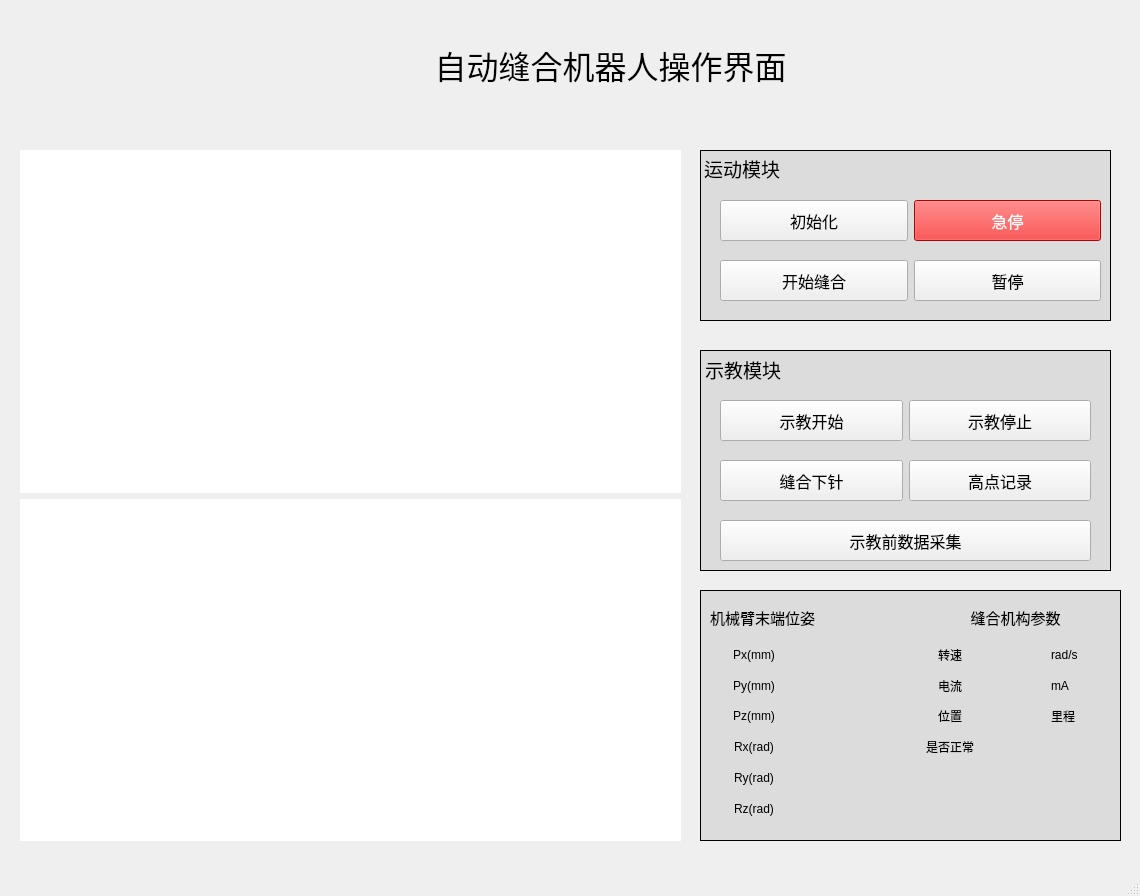
<?xml version="1.0" encoding="UTF-8"?>
<ui version="4.0">
 <class>MainWindow</class>
 <widget class="QMainWindow" name="MainWindow">
  <property name="geometry">
   <rect>
    <x>0</x>
    <y>0</y>
    <width>1140</width>
    <height>896</height>
   </rect>
  </property>
  <property name="sizePolicy">
   <sizepolicy hsizetype="Expanding" vsizetype="Expanding">
    <horstretch>0</horstretch>
    <verstretch>0</verstretch>
   </sizepolicy>
  </property>
  <property name="windowTitle">
   <string>MainWindow</string>
  </property>
  <widget class="QWidget" name="centralwidget">
   <widget class="QLabel" name="label_4">
    <property name="geometry">
     <rect>
      <x>20</x>
      <y>30</y>
      <width>1181</width>
      <height>71</height>
     </rect>
    </property>
    <property name="sizePolicy">
     <sizepolicy hsizetype="Expanding" vsizetype="Expanding">
      <horstretch>0</horstretch>
      <verstretch>0</verstretch>
     </sizepolicy>
    </property>
    <property name="font">
     <font>
      <pointsize>24</pointsize>
     </font>
    </property>
    <property name="text">
     <string>自动缝合机器人操作界面</string>
    </property>
    <property name="textFormat">
     <enum>Qt::RichText</enum>
    </property>
    <property name="alignment">
     <set>Qt::AlignCenter</set>
    </property>
   </widget>
   <widget class="QWidget" name="horizontalLayoutWidget_2">
    <property name="geometry">
     <rect>
      <x>720</x>
      <y>200</y>
      <width>381</width>
      <height>41</height>
     </rect>
    </property>
    <layout class="QHBoxLayout" name="horizontalLayout_2">
     <item>
      <widget class="QPushButton" name="pushButton_5">
       <property name="sizePolicy">
        <sizepolicy hsizetype="Minimum" vsizetype="Preferred">
         <horstretch>0</horstretch>
         <verstretch>0</verstretch>
        </sizepolicy>
       </property>
       <property name="baseSize">
        <size>
         <width>0</width>
         <height>9</height>
        </size>
       </property>
       <property name="font">
        <font>
         <family>Adobe Devanagari</family>
         <pointsize>12</pointsize>
        </font>
       </property>
       <property name="text">
        <string>初始化</string>
       </property>
      </widget>
     </item>
     <item>
      <widget class="QPushButton" name="pushButton_3">
       <property name="sizePolicy">
        <sizepolicy hsizetype="Minimum" vsizetype="Preferred">
         <horstretch>0</horstretch>
         <verstretch>0</verstretch>
        </sizepolicy>
       </property>
       <property name="font">
        <font>
         <family>Adobe Devanagari</family>
         <pointsize>12</pointsize>
        </font>
       </property>
       <property name="styleSheet">
        <string notr="true">color: rgb(255, 255, 255);
background-color: rgb(255, 0, 0);</string>
       </property>
       <property name="text">
        <string>急停</string>
       </property>
      </widget>
     </item>
    </layout>
   </widget>
   <widget class="QWidget" name="horizontalLayoutWidget_4">
    <property name="geometry">
     <rect>
      <x>720</x>
      <y>460</y>
      <width>371</width>
      <height>41</height>
     </rect>
    </property>
    <layout class="QHBoxLayout" name="horizontalLayout_4">
     <item>
      <widget class="QPushButton" name="pushButton_6">
       <property name="sizePolicy">
        <sizepolicy hsizetype="Minimum" vsizetype="Preferred">
         <horstretch>0</horstretch>
         <verstretch>0</verstretch>
        </sizepolicy>
       </property>
       <property name="font">
        <font>
         <family>Adobe Devanagari</family>
         <pointsize>12</pointsize>
        </font>
       </property>
       <property name="text">
        <string>缝合下针</string>
       </property>
      </widget>
     </item>
     <item>
      <widget class="QPushButton" name="pushButton_14">
       <property name="sizePolicy">
        <sizepolicy hsizetype="Minimum" vsizetype="Preferred">
         <horstretch>0</horstretch>
         <verstretch>0</verstretch>
        </sizepolicy>
       </property>
       <property name="font">
        <font>
         <family>Adobe Devanagari</family>
         <pointsize>12</pointsize>
        </font>
       </property>
       <property name="text">
        <string>高点记录</string>
       </property>
      </widget>
     </item>
    </layout>
   </widget>
   <widget class="QWidget" name="verticalLayoutWidget">
    <property name="geometry">
     <rect>
      <x>20</x>
      <y>150</y>
      <width>661</width>
      <height>691</height>
     </rect>
    </property>
    <layout class="QVBoxLayout" name="verticalLayout">
     <item>
      <widget class="QLabel" name="label_img">
       <property name="enabled">
        <bool>true</bool>
       </property>
       <property name="autoFillBackground">
        <bool>false</bool>
       </property>
       <property name="styleSheet">
        <string notr="true">background-color: rgb(255, 255, 255);</string>
       </property>
       <property name="text">
        <string>&lt;html&gt;&lt;head/&gt;&lt;body&gt;&lt;p align=&quot;center&quot;&gt;&lt;br/&gt;&lt;/p&gt;&lt;/body&gt;&lt;/html&gt;</string>
       </property>
       <property name="textFormat">
        <enum>Qt::MarkdownText</enum>
       </property>
      </widget>
     </item>
     <item>
      <widget class="QLabel" name="label_suturePoint">
       <property name="styleSheet">
        <string notr="true">background-color: rgb(255, 255, 255);</string>
       </property>
       <property name="text">
        <string>&lt;html&gt;&lt;head/&gt;&lt;body&gt;&lt;p align=&quot;center&quot;&gt;&lt;br/&gt;&lt;/p&gt;&lt;/body&gt;&lt;/html&gt;</string>
       </property>
       <property name="textFormat">
        <enum>Qt::MarkdownText</enum>
       </property>
      </widget>
     </item>
    </layout>
   </widget>
   <widget class="QWidget" name="horizontalLayoutWidget_5">
    <property name="geometry">
     <rect>
      <x>720</x>
      <y>260</y>
      <width>381</width>
      <height>41</height>
     </rect>
    </property>
    <layout class="QHBoxLayout" name="horizontalLayout_5">
     <item>
      <widget class="QPushButton" name="pushButton_2">
       <property name="sizePolicy">
        <sizepolicy hsizetype="Minimum" vsizetype="Preferred">
         <horstretch>0</horstretch>
         <verstretch>0</verstretch>
        </sizepolicy>
       </property>
       <property name="font">
        <font>
         <family>Adobe Devanagari</family>
         <pointsize>12</pointsize>
        </font>
       </property>
       <property name="styleSheet">
        <string notr="true"/>
       </property>
       <property name="text">
        <string>开始缝合</string>
       </property>
      </widget>
     </item>
     <item>
      <widget class="QPushButton" name="pushButton">
       <property name="sizePolicy">
        <sizepolicy hsizetype="Minimum" vsizetype="Preferred">
         <horstretch>0</horstretch>
         <verstretch>0</verstretch>
        </sizepolicy>
       </property>
       <property name="font">
        <font>
         <family>Adobe Devanagari</family>
         <pointsize>12</pointsize>
        </font>
       </property>
       <property name="text">
        <string>暂停</string>
       </property>
      </widget>
     </item>
    </layout>
   </widget>
   <widget class="QWidget" name="gridLayoutWidget">
    <property name="geometry">
     <rect>
      <x>710</x>
      <y>600</y>
      <width>181</width>
      <height>221</height>
     </rect>
    </property>
    <layout class="QGridLayout" name="thedataofrm65">
     <item row="3" column="1">
      <widget class="QLabel" name="rm65_pz">
       <property name="text">
        <string/>
       </property>
      </widget>
     </item>
     <item row="5" column="1">
      <widget class="QLabel" name="rm65_ry">
       <property name="text">
        <string/>
       </property>
      </widget>
     </item>
     <item row="2" column="1">
      <widget class="QLabel" name="rm65_py">
       <property name="text">
        <string/>
       </property>
      </widget>
     </item>
     <item row="0" column="0" colspan="2">
      <widget class="QLabel" name="label_11">
       <property name="enabled">
        <bool>true</bool>
       </property>
       <property name="minimumSize">
        <size>
         <width>0</width>
         <height>36</height>
        </size>
       </property>
       <property name="font">
        <font>
         <family>Adobe Devanagari</family>
         <pointsize>11</pointsize>
        </font>
       </property>
       <property name="lineWidth">
        <number>6</number>
       </property>
       <property name="text">
        <string>机械臂末端位姿</string>
       </property>
       <property name="textFormat">
        <enum>Qt::RichText</enum>
       </property>
       <property name="alignment">
        <set>Qt::AlignLeading|Qt::AlignLeft|Qt::AlignVCenter</set>
       </property>
      </widget>
     </item>
     <item row="2" column="0">
      <widget class="QLabel" name="label_6">
       <property name="text">
        <string>Py(mm)</string>
       </property>
       <property name="alignment">
        <set>Qt::AlignCenter</set>
       </property>
      </widget>
     </item>
     <item row="3" column="0">
      <widget class="QLabel" name="label_7">
       <property name="text">
        <string>Pz(mm)</string>
       </property>
       <property name="alignment">
        <set>Qt::AlignCenter</set>
       </property>
      </widget>
     </item>
     <item row="5" column="0">
      <widget class="QLabel" name="label_9">
       <property name="text">
        <string>Ry(rad)</string>
       </property>
       <property name="alignment">
        <set>Qt::AlignCenter</set>
       </property>
      </widget>
     </item>
     <item row="6" column="0">
      <widget class="QLabel" name="label_10">
       <property name="text">
        <string>Rz(rad)</string>
       </property>
       <property name="alignment">
        <set>Qt::AlignCenter</set>
       </property>
      </widget>
     </item>
     <item row="4" column="0">
      <widget class="QLabel" name="label_8">
       <property name="text">
        <string>Rx(rad)</string>
       </property>
       <property name="alignment">
        <set>Qt::AlignCenter</set>
       </property>
      </widget>
     </item>
     <item row="6" column="1">
      <widget class="QLabel" name="rm65_rz">
       <property name="text">
        <string/>
       </property>
      </widget>
     </item>
     <item row="4" column="1">
      <widget class="QLabel" name="rm65_rx">
       <property name="text">
        <string/>
       </property>
      </widget>
     </item>
     <item row="1" column="1">
      <widget class="QLabel" name="rm65_px">
       <property name="text">
        <string/>
       </property>
      </widget>
     </item>
     <item row="1" column="0">
      <widget class="QLabel" name="label_5">
       <property name="text">
        <string>Px(mm)</string>
       </property>
       <property name="alignment">
        <set>Qt::AlignCenter</set>
       </property>
      </widget>
     </item>
    </layout>
   </widget>
   <widget class="QWidget" name="gridLayoutWidget_2">
    <property name="geometry">
     <rect>
      <x>920</x>
      <y>600</y>
      <width>191</width>
      <height>221</height>
     </rect>
    </property>
    <layout class="QGridLayout" name="thedataofwound">
     <item row="1" column="2">
      <widget class="QLabel" name="motor_speed">
       <property name="text">
        <string/>
       </property>
      </widget>
     </item>
     <item row="3" column="1">
      <widget class="QLabel" name="position">
       <property name="text">
        <string>位置</string>
       </property>
       <property name="alignment">
        <set>Qt::AlignCenter</set>
       </property>
      </widget>
     </item>
     <item row="1" column="1">
      <widget class="QLabel" name="speed">
       <property name="text">
        <string>转速</string>
       </property>
       <property name="alignment">
        <set>Qt::AlignCenter</set>
       </property>
      </widget>
     </item>
     <item row="2" column="1">
      <widget class="QLabel" name="current">
       <property name="text">
        <string>电流</string>
       </property>
       <property name="alignment">
        <set>Qt::AlignCenter</set>
       </property>
      </widget>
     </item>
     <item row="4" column="2">
      <widget class="QLabel" name="motor_ifwork">
       <property name="text">
        <string/>
       </property>
      </widget>
     </item>
     <item row="1" column="3">
      <widget class="QLabel" name="motor_speed_unit">
       <property name="text">
        <string>rad/s</string>
       </property>
      </widget>
     </item>
     <item row="3" column="2">
      <widget class="QLabel" name="motor_position">
       <property name="text">
        <string/>
       </property>
      </widget>
     </item>
     <item row="3" column="3">
      <widget class="QLabel" name="label_19">
       <property name="text">
        <string>里程</string>
       </property>
      </widget>
     </item>
     <item row="5" column="2">
      <widget class="QLabel" name="label_15">
       <property name="text">
        <string/>
       </property>
      </widget>
     </item>
     <item row="6" column="1">
      <widget class="QLabel" name="label_3">
       <property name="text">
        <string/>
       </property>
      </widget>
     </item>
     <item row="6" column="2">
      <widget class="QLabel" name="label_20">
       <property name="text">
        <string/>
       </property>
      </widget>
     </item>
     <item row="4" column="3">
      <widget class="QLabel" name="label_17">
       <property name="text">
        <string/>
       </property>
      </widget>
     </item>
     <item row="2" column="2">
      <widget class="QLabel" name="motor_current">
       <property name="text">
        <string/>
       </property>
      </widget>
     </item>
     <item row="5" column="3">
      <widget class="QLabel" name="label_16">
       <property name="text">
        <string/>
       </property>
      </widget>
     </item>
     <item row="4" column="1">
      <widget class="QLabel" name="label_18">
       <property name="text">
        <string>是否正常</string>
       </property>
       <property name="alignment">
        <set>Qt::AlignCenter</set>
       </property>
      </widget>
     </item>
     <item row="6" column="3">
      <widget class="QLabel" name="label_21">
       <property name="text">
        <string/>
       </property>
      </widget>
     </item>
     <item row="5" column="1">
      <widget class="QLabel" name="label_2">
       <property name="text">
        <string/>
       </property>
      </widget>
     </item>
     <item row="2" column="3">
      <widget class="QLabel" name="current_unit">
       <property name="text">
        <string>mA</string>
       </property>
      </widget>
     </item>
     <item row="0" column="1" colspan="3">
      <widget class="QLabel" name="label_12">
       <property name="sizePolicy">
        <sizepolicy hsizetype="Preferred" vsizetype="Preferred">
         <horstretch>0</horstretch>
         <verstretch>0</verstretch>
        </sizepolicy>
       </property>
       <property name="minimumSize">
        <size>
         <width>0</width>
         <height>36</height>
        </size>
       </property>
       <property name="font">
        <font>
         <family>Adobe Devanagari</family>
         <pointsize>11</pointsize>
        </font>
       </property>
       <property name="text">
        <string>缝合机构参数</string>
       </property>
       <property name="textFormat">
        <enum>Qt::RichText</enum>
       </property>
       <property name="alignment">
        <set>Qt::AlignCenter</set>
       </property>
      </widget>
     </item>
    </layout>
   </widget>
   <widget class="QWidget" name="horizontalLayoutWidget_6">
    <property name="geometry">
     <rect>
      <x>720</x>
      <y>400</y>
      <width>371</width>
      <height>41</height>
     </rect>
    </property>
    <layout class="QHBoxLayout" name="horizontalLayout_6">
     <item>
      <widget class="QPushButton" name="pushButton_8">
       <property name="sizePolicy">
        <sizepolicy hsizetype="Minimum" vsizetype="Preferred">
         <horstretch>0</horstretch>
         <verstretch>0</verstretch>
        </sizepolicy>
       </property>
       <property name="font">
        <font>
         <family>Adobe Devanagari</family>
         <pointsize>12</pointsize>
        </font>
       </property>
       <property name="text">
        <string>示教开始</string>
       </property>
      </widget>
     </item>
     <item>
      <widget class="QPushButton" name="pushButton_10">
       <property name="sizePolicy">
        <sizepolicy hsizetype="Minimum" vsizetype="Preferred">
         <horstretch>0</horstretch>
         <verstretch>0</verstretch>
        </sizepolicy>
       </property>
       <property name="font">
        <font>
         <family>Adobe Devanagari</family>
         <pointsize>12</pointsize>
        </font>
       </property>
       <property name="text">
        <string>示教停止</string>
       </property>
      </widget>
     </item>
    </layout>
   </widget>
   <widget class="QLabel" name="run_control_model">
    <property name="geometry">
     <rect>
      <x>700</x>
      <y>150</y>
      <width>411</width>
      <height>171</height>
     </rect>
    </property>
    <property name="styleSheet">
     <string notr="true">background-color: rgb(220, 220, 220);</string>
    </property>
    <property name="frameShape">
     <enum>QFrame::Box</enum>
    </property>
    <property name="text">
     <string>&lt;html&gt;&lt;head/&gt;&lt;body&gt;&lt;p align=&quot;justify&quot;&gt;&lt;span style=&quot; font-size:14pt;&quot;&gt;运动模块&lt;/span&gt;&lt;/p&gt;&lt;/body&gt;&lt;/html&gt;</string>
    </property>
    <property name="alignment">
     <set>Qt::AlignLeading|Qt::AlignLeft|Qt::AlignTop</set>
    </property>
   </widget>
   <widget class="QLabel" name="label_22">
    <property name="geometry">
     <rect>
      <x>700</x>
      <y>350</y>
      <width>411</width>
      <height>221</height>
     </rect>
    </property>
    <property name="font">
     <font>
      <family>Adobe Devanagari</family>
      <pointsize>11</pointsize>
     </font>
    </property>
    <property name="styleSheet">
     <string notr="true">background-color: rgb(220, 220, 220);</string>
    </property>
    <property name="frameShape">
     <enum>QFrame::Box</enum>
    </property>
    <property name="text">
     <string>&lt;html&gt;&lt;head/&gt;&lt;body&gt;&lt;p&gt;&lt;span style=&quot; font-size:14pt;&quot;&gt;示教模块&lt;/span&gt;&lt;/p&gt;&lt;/body&gt;&lt;/html&gt;</string>
    </property>
    <property name="alignment">
     <set>Qt::AlignLeading|Qt::AlignLeft|Qt::AlignTop</set>
    </property>
   </widget>
   <widget class="QLabel" name="label">
    <property name="geometry">
     <rect>
      <x>700</x>
      <y>590</y>
      <width>421</width>
      <height>251</height>
     </rect>
    </property>
    <property name="styleSheet">
     <string notr="true">background-color: rgb(220, 220, 220);</string>
    </property>
    <property name="frameShape">
     <enum>QFrame::Box</enum>
    </property>
    <property name="text">
     <string/>
    </property>
   </widget>
   <widget class="QWidget" name="horizontalLayoutWidget">
    <property name="geometry">
     <rect>
      <x>720</x>
      <y>520</y>
      <width>371</width>
      <height>41</height>
     </rect>
    </property>
    <layout class="QHBoxLayout" name="horizontalLayout">
     <item>
      <widget class="QPushButton" name="pushButton_11">
       <property name="sizePolicy">
        <sizepolicy hsizetype="Minimum" vsizetype="Preferred">
         <horstretch>0</horstretch>
         <verstretch>0</verstretch>
        </sizepolicy>
       </property>
       <property name="font">
        <font>
         <pointsize>12</pointsize>
        </font>
       </property>
       <property name="text">
        <string>示教前数据采集</string>
       </property>
      </widget>
     </item>
    </layout>
   </widget>
   <zorder>label</zorder>
   <zorder>label_22</zorder>
   <zorder>run_control_model</zorder>
   <zorder>label_4</zorder>
   <zorder>horizontalLayoutWidget_2</zorder>
   <zorder>horizontalLayoutWidget_4</zorder>
   <zorder>verticalLayoutWidget</zorder>
   <zorder>horizontalLayoutWidget_5</zorder>
   <zorder>gridLayoutWidget</zorder>
   <zorder>gridLayoutWidget_2</zorder>
   <zorder>horizontalLayoutWidget_6</zorder>
   <zorder>horizontalLayoutWidget</zorder>
  </widget>
  <widget class="QMenuBar" name="menubar">
   <property name="geometry">
    <rect>
     <x>0</x>
     <y>0</y>
     <width>1140</width>
     <height>26</height>
    </rect>
   </property>
  </widget>
  <widget class="QStatusBar" name="statusbar"/>
 </widget>
 <resources/>
 <connections>
  <connection>
   <sender>pushButton_6</sender>
   <signal>clicked()</signal>
   <receiver>MainWindow</receiver>
   <slot>on_testSuture()</slot>
   <hints>
    <hint type="sourcelabel">
     <x>732</x>
     <y>487</y>
    </hint>
    <hint type="destinationlabel">
     <x>102</x>
     <y>351</y>
    </hint>
   </hints>
  </connection>
  <connection>
   <sender>pushButton_5</sender>
   <signal>clicked()</signal>
   <receiver>MainWindow</receiver>
   <slot>on_initRM65()</slot>
   <hints>
    <hint type="sourcelabel">
     <x>732</x>
     <y>227</y>
    </hint>
    <hint type="destinationlabel">
     <x>33</x>
     <y>154</y>
    </hint>
   </hints>
  </connection>
  <connection>
   <sender>pushButton_2</sender>
   <signal>clicked()</signal>
   <receiver>MainWindow</receiver>
   <slot>on_runRM65()</slot>
   <hints>
    <hint type="sourcelabel">
     <x>731</x>
     <y>301</y>
    </hint>
    <hint type="destinationlabel">
     <x>32</x>
     <y>204</y>
    </hint>
   </hints>
  </connection>
  <connection>
   <sender>pushButton_3</sender>
   <signal>clicked()</signal>
   <receiver>MainWindow</receiver>
   <slot>on_stopRM65()</slot>
   <hints>
    <hint type="sourcelabel">
     <x>1099</x>
     <y>227</y>
    </hint>
    <hint type="destinationlabel">
     <x>465</x>
     <y>118</y>
    </hint>
   </hints>
  </connection>
  <connection>
   <sender>pushButton_8</sender>
   <signal>clicked()</signal>
   <receiver>MainWindow</receiver>
   <slot>on_teach()</slot>
   <hints>
    <hint type="sourcelabel">
     <x>732</x>
     <y>427</y>
    </hint>
    <hint type="destinationlabel">
     <x>423</x>
     <y>426</y>
    </hint>
   </hints>
  </connection>
  <connection>
   <sender>pushButton_10</sender>
   <signal>clicked()</signal>
   <receiver>MainWindow</receiver>
   <slot>on_stopTeach()</slot>
   <hints>
    <hint type="sourcelabel">
     <x>1089</x>
     <y>427</y>
    </hint>
    <hint type="destinationlabel">
     <x>345</x>
     <y>466</y>
    </hint>
   </hints>
  </connection>
  <connection>
   <sender>pushButton_11</sender>
   <signal>clicked()</signal>
   <receiver>MainWindow</receiver>
   <slot>on_imgCollect()</slot>
   <hints>
    <hint type="sourcelabel">
     <x>731</x>
     <y>826</y>
    </hint>
    <hint type="destinationlabel">
     <x>62</x>
     <y>533</y>
    </hint>
   </hints>
  </connection>
  <connection>
   <sender>pushButton_14</sender>
   <signal>clicked()</signal>
   <receiver>MainWindow</receiver>
   <slot>on_kinect_pressure()</slot>
   <hints>
    <hint type="sourcelabel">
     <x>1089</x>
     <y>487</y>
    </hint>
    <hint type="destinationlabel">
     <x>518</x>
     <y>521</y>
    </hint>
   </hints>
  </connection>
  <connection>
   <sender>pushButton</sender>
   <signal>clicked()</signal>
   <receiver>MainWindow</receiver>
   <slot>on_stopCurrentRM()</slot>
   <hints>
    <hint type="sourcelabel">
     <x>986</x>
     <y>314</y>
    </hint>
    <hint type="destinationlabel">
     <x>925</x>
     <y>147</y>
    </hint>
   </hints>
  </connection>
 </connections>
 <slots>
  <slot>on_showImg()</slot>
  <slot>on_testSuture()</slot>
  <slot>on_pressureSensor()</slot>
  <slot>on_closeImg()</slot>
  <slot>on_knowledge()</slot>
  <slot>on_initRM65()</slot>
  <slot>on_runRM65()</slot>
  <slot>on_stopRM65()</slot>
  <slot>on_teach()</slot>
  <slot>on_stopPressure()</slot>
  <slot>on_stopTeach()</slot>
  <slot>on_imgCollect()</slot>
  <slot>on_imgCollectStop()</slot>
  <slot>on_record_pose()</slot>
  <slot>on_kinect_pressure()</slot>
  <slot>on_stopCurrentRM()</slot>
 </slots>
</ui>
